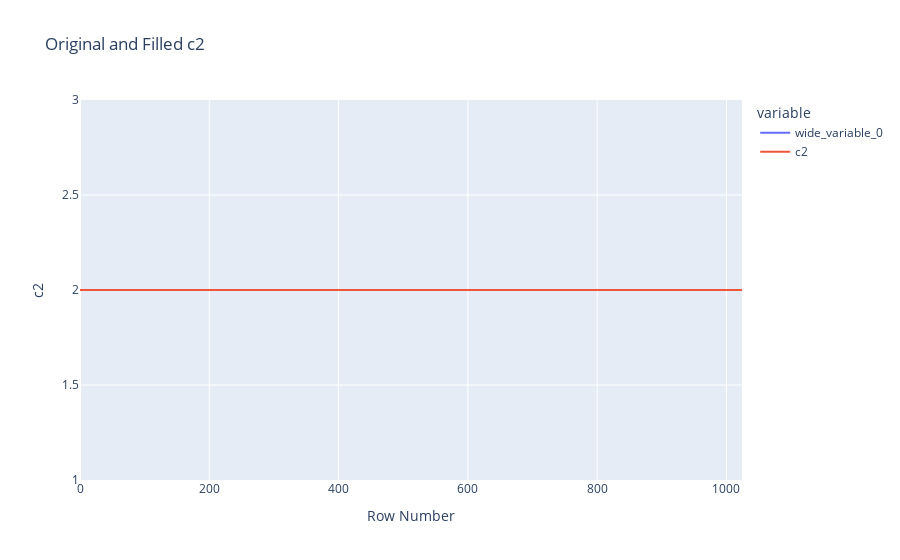
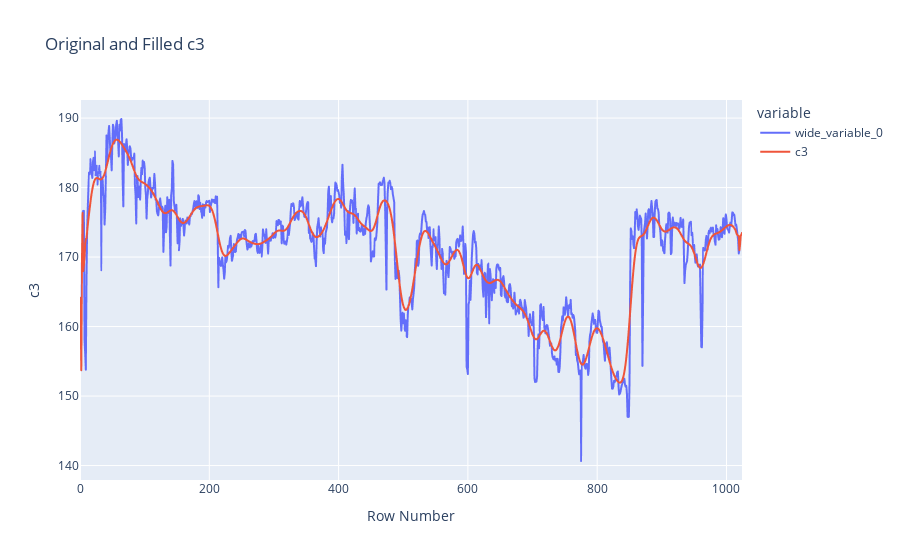
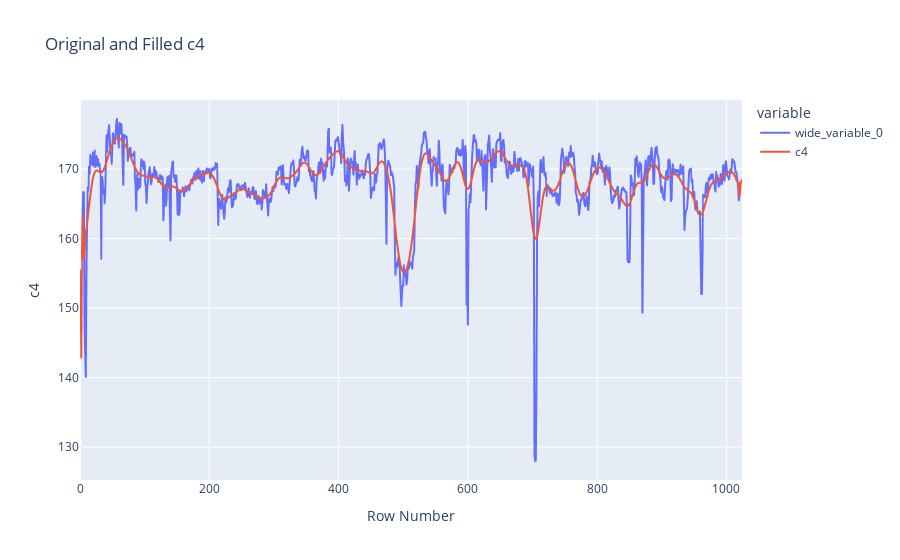

Notebook source saved alongside these figures, in order:
### Code cell
import pandas as pd
import numpy as np
import plotly.express as px
from scipy.stats.mstats import winsorize

# Loading the file
file = pd.read_csv("e11.csv")
main = file.copy()

# Convert all columns to numeric and coerce non-convertible values to NaN
file = file.apply(pd.to_numeric, errors='coerce')

# Function to fill missing values and zero values with the moving average for a DataFrame
def fill_missing_data(array, window_size=3, technique="smooth", **kwargs):
    n = len(array)
    filled_array = array.copy()
    
    for i in range(n):
        if np.isnan(array[i]) or array[i] == 0:
            # Find the nearest non-missing and non-zero values to the left and right
            left_index = i - 1
            right_index = i + 1
            while left_index >= 0 and (np.isnan(array[left_index]) or array[left_index] == 0):
                left_index -= 1
            while right_index < n and (np.isnan(array[right_index]) or array[right_index] == 0):
                right_index += 1
            # Apply the specified technique
            if technique == "winsorize":
                if 'winsorize_threshold' in kwargs:
                    winsorized_value = winsorize(array, limits=kwargs['winsorize_threshold'])[i]
                    filled_array[i] = winsorized_value
            elif technique == "impute":
                if 'impute_method' in kwargs:
                    if kwargs['impute_method'] == "median":
                        filled_array[i] = np.nanmedian(array)
                    elif kwargs['impute_method'] == "mean":
                        filled_array[i] = np.nanmean(array)
            elif technique == "trim":
                if 'trim_threshold' in kwargs:
                    z_score = np.abs(array[i] - np.nanmedian(array)) / np.nanstd(array)
                    if z_score > kwargs['trim_threshold']:
                        filled_array[i] = np.nan
            elif technique == "cap":
                if 'cap_max' in kwargs:
                    filled_array[i] = min(filled_array[i], kwargs['cap_max'])
                if 'cap_min' in kwargs:
                    filled_array[i] = max(filled_array[i], kwargs['cap_min'])
            elif technique == "robust_estimation":
                if 'use_robust_estimation' in kwargs and kwargs['use_robust_estimation']:
                    median = np.nanmedian(array)
                    mad = np.nanmedian(np.abs(array - median))
                    threshold = 3.0  # Adjust this threshold as needed
                    if np.abs(array[i] - median) > threshold * mad:
                        filled_array[i] = median

    # Apply moving average to the entire filled array for smoothing
    smoothed_array = filled_array.copy()
    for i in range(window_size, n - window_size):
        smoothed_array[i] = np.nanmean(filled_array[i - window_size:i + window_size + 1])

    return smoothed_array

# Specify the window size for the moving average
window_size = 5  
filled_df = file.copy()

# Apply the fill_missing_data function to the specified columns
columns_to_fill = [f'c{i}' for i in range(2, 242) if i != 240]


#1: Winsorization
winsorize_threshold = (0.05, 0.05)
for column in columns_to_fill:
    if pd.api.types.is_numeric_dtype(filled_df[column]):
        filled_df[column] = fill_missing_data(filled_df[column], window_size, technique="winsorize", winsorize_threshold=winsorize_threshold)

#2: Imputation (using the median)
for column in columns_to_fill:
    if pd.api.types.is_numeric_dtype(filled_df[column]):
        filled_df[column] = fill_missing_data(filled_df[column], window_size, technique="impute", impute_method="median")

#3: Trimming
trim_threshold = 3.0 
for column in columns_to_fill:
    if pd.api.types.is_numeric_dtype(filled_df[column]):
        filled_df[column] = fill_missing_data(filled_df[column], window_size, technique="trim", trim_threshold=trim_threshold)

#4: Capping (setting a maximum and minimum value)
cap_max = 3.0 
cap_min = -3.0
for column in columns_to_fill:
    if pd.api.types.is_numeric_dtype(filled_df[column]):
        filled_df[column] = fill_missing_data(filled_df[column], window_size, technique="cap", cap_max=cap_max, cap_min=cap_min)

#5: Robust Estimation
for column in columns_to_fill:
    if pd.api.types.is_numeric_dtype(filled_df[column]):
        filled_df[column] = fill_missing_data(filled_df[column], window_size, technique="robust_estimation", use_robust_estimation=True)

# Create individual plots for each column, including the original and filled values
for column in [f'c{i}' for i in range(2, 5) if i != 240]:
    fig = px.line(filled_df, x=filled_df.index, y=[file[column], filled_df[column]], title=f'Original and Filled {column}')
    fig.update_xaxes(title_text='Row Number')
    fig.update_yaxes(title_text=column)
    fig.show()

### Figure 1 — Plotly figure (JSON) as saved in the notebook; plotly's stock layout.template omitted (floating-point values rounded to 4 significant figures; data arrays with more than 128 entries replaced by an {"elided": "..."} marker saying what was removed)
{"data": [{"hovertemplate": "variable=wide_variable_0<br>index=%{x}<br>value=%{y}<extra></extra>", "legendgroup": "wide_variable_0", "line": {"color": "#636efa", "dash": "solid"}, "marker": {"symbol": "circle"}, "mode": "lines", "name": "wide_variable_0", "showlegend": true, "type": "scattergl", "x": {"elided": "1025 int values"}, "xaxis": "x", "y": {"elided": "1025 int values"}, "yaxis": "y"}, {"hovertemplate": "variable=c2<br>index=%{x}<br>value=%{y}<extra></extra>", "legendgroup": "c2", "line": {"color": "#EF553B", "dash": "solid"}, "marker": {"symbol": "circle"}, "mode": "lines", "name": "c2", "showlegend": true, "type": "scattergl", "x": {"elided": "1025 int values"}, "xaxis": "x", "y": {"elided": "1025 int values"}, "yaxis": "y"}], "layout": {"legend": {"title": {"text": "variable"}, "tracegroupgap": 0}, "title": {"text": "Original and Filled c2"}, "xaxis": {"anchor": "y", "domain": [0, 1], "title": {"text": "Row Number"}}, "yaxis": {"anchor": "x", "domain": [0, 1], "title": {"text": "c2"}}}}

### Figure 2 — Plotly figure (JSON) as saved in the notebook; plotly's stock layout.template omitted (floating-point values rounded to 4 significant figures; data arrays with more than 128 entries replaced by an {"elided": "..."} marker saying what was removed)
{"data": [{"hovertemplate": "variable=wide_variable_0<br>index=%{x}<br>value=%{y}<extra></extra>", "legendgroup": "wide_variable_0", "line": {"color": "#636efa", "dash": "solid"}, "marker": {"symbol": "circle"}, "mode": "lines", "name": "wide_variable_0", "showlegend": true, "type": "scattergl", "x": {"elided": "1025 int values"}, "xaxis": "x", "y": {"elided": "1025 float values"}, "yaxis": "y"}, {"hovertemplate": "variable=c3<br>index=%{x}<br>value=%{y}<extra></extra>", "legendgroup": "c3", "line": {"color": "#EF553B", "dash": "solid"}, "marker": {"symbol": "circle"}, "mode": "lines", "name": "c3", "showlegend": true, "type": "scattergl", "x": {"elided": "1025 int values"}, "xaxis": "x", "y": {"elided": "1025 float values"}, "yaxis": "y"}], "layout": {"legend": {"title": {"text": "variable"}, "tracegroupgap": 0}, "title": {"text": "Original and Filled c3"}, "xaxis": {"anchor": "y", "domain": [0, 1], "title": {"text": "Row Number"}}, "yaxis": {"anchor": "x", "domain": [0, 1], "title": {"text": "c3"}}}}

### Figure 3 — Plotly figure (JSON) as saved in the notebook; plotly's stock layout.template omitted (floating-point values rounded to 4 significant figures; data arrays with more than 128 entries replaced by an {"elided": "..."} marker saying what was removed)
{"data": [{"hovertemplate": "variable=wide_variable_0<br>index=%{x}<br>value=%{y}<extra></extra>", "legendgroup": "wide_variable_0", "line": {"color": "#636efa", "dash": "solid"}, "marker": {"symbol": "circle"}, "mode": "lines", "name": "wide_variable_0", "showlegend": true, "type": "scattergl", "x": {"elided": "1025 int values"}, "xaxis": "x", "y": {"elided": "1025 float values"}, "yaxis": "y"}, {"hovertemplate": "variable=c4<br>index=%{x}<br>value=%{y}<extra></extra>", "legendgroup": "c4", "line": {"color": "#EF553B", "dash": "solid"}, "marker": {"symbol": "circle"}, "mode": "lines", "name": "c4", "showlegend": true, "type": "scattergl", "x": {"elided": "1025 int values"}, "xaxis": "x", "y": {"elided": "1025 float values"}, "yaxis": "y"}], "layout": {"legend": {"title": {"text": "variable"}, "tracegroupgap": 0}, "title": {"text": "Original and Filled c4"}, "xaxis": {"anchor": "y", "domain": [0, 1], "title": {"text": "Row Number"}}, "yaxis": {"anchor": "x", "domain": [0, 1], "title": {"text": "c4"}}}}
